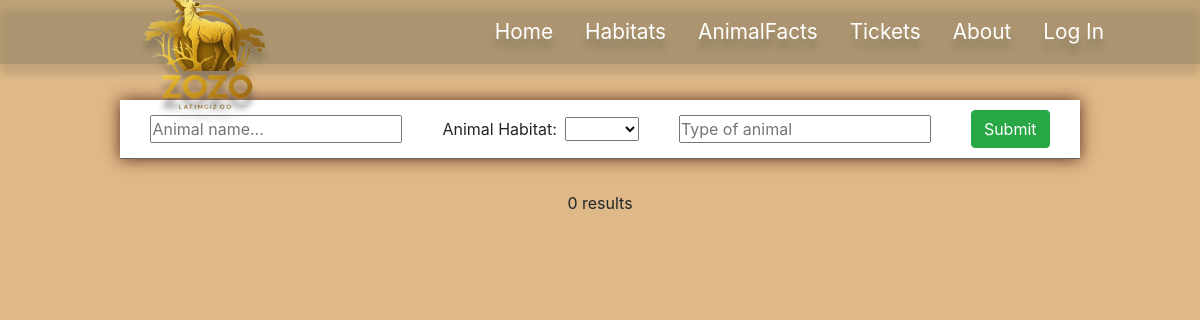
The page /pages/animals-user.php?name=Tringa on the database as committed earlier.
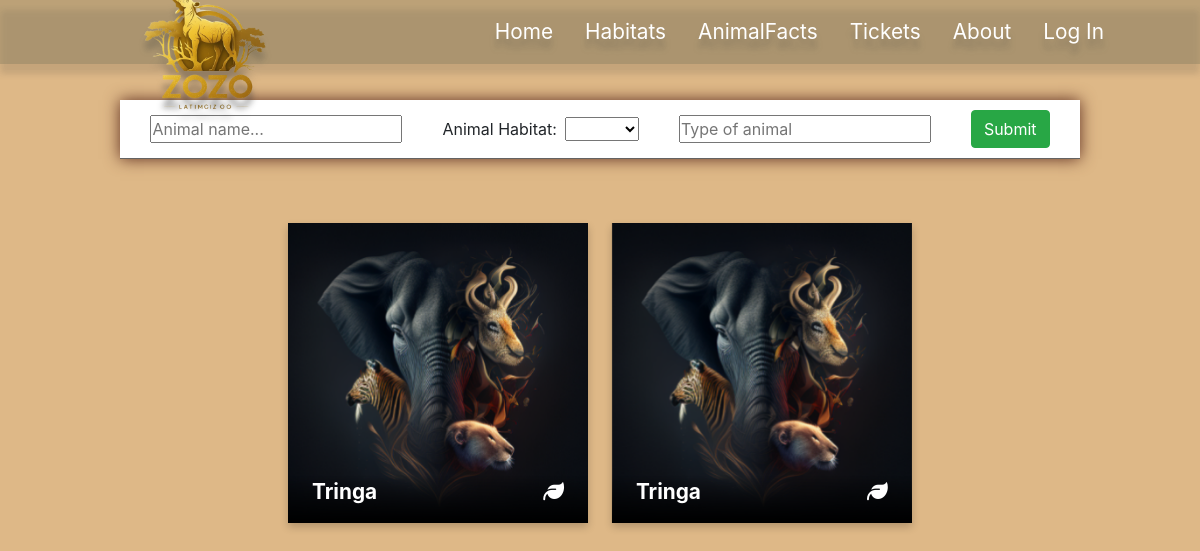
The same page on the database as committed later.
### tables this page shows
CREATE TABLE `animals` (
  `id` int(11) NOT NULL,
  `name` varchar(30) NOT NULL,
  `type` varchar(30) NOT NULL,
  `age` int(11) NOT NULL,
  `description` text NOT NULL,
  `habitat` varchar(20) NOT NULL,
  `vet_help` int(11) NOT NULL,
  `food_time` varchar(25) NOT NULL,
  `water_time` varchar(25) NOT NULL,
  `clean_time` int(11) NOT NULL
);

### pages/animals-user.php (the view, shortened to what the changed rows need)
<!DOCTYPE html>
<html lang="en">
<head>
    <link rel="stylesheet" href="https://cdn.jsdelivr.net/npm/bootstrap@4.0.0/dist/css/bootstrap.min.css">
    <link rel="stylesheet" href="../style.css">
</head>
<body id="animals-user-body" style="background-color: burlywood;">
    <div class="animals_panel" id="topOfPage">
        <div class="animals-main-panel">
            <form class="search-bar" action="" method="get" autocomplete="off">
                <div style="display: flex; align-items: center;">
                </div>
                <div>
                </div>
                <input class="btn btn-success" type="submit" value="Submit">
            </form>
            <div class="results">
                <?php
                    $servername = "localhost";
                    $username = "root";
                    $password = "";
                    $conn = mysqli_connect($servername, $username, $password, 'zoo');
                    function addCard($id, $animalName, $habitat, $animalType, $animalAge, $description){
                        switch($habitat){
                            case "Jungle":
                                $icon = '<i class="fa-solid fa-leaf"></i>';
                                break;
                        }
                        echo <<<"EOD"
                        <a id="linkNr$id" class="card-container" href="viewAnimal.php?id=$id" style="align-items:center; margin-top: 0;">
                            <div class="flip-card">
                                <div class="flip-card-inner">
                                    <div class="flip-card-front">
                                        <div class="overtext">
                                            <p><strong>$animalName</strong></p>
                                            <p class="habitat-icon">$icon</p>
                                        </div>
                                        <img class="flipcard-image" src="../media/flipcard_sample.png">
                                    </div>
                                    <div class="flip-card-back">
                                        <div class="flipback-header">
                                            <div class="name">
                                                <div style="font-size: 1.5rem; margin-bottom: -5px;"><strong>$animalName</strong></div>
                                                <div class="type-kitty">$animalType</div>
                                            </div>
                                            <div class="age">
                                                <div class="age-nr"><strong>$animalAge</strong></div>
                                                <div class="yrs">years old</div>
                                            </div>
                                        </div>
                                        <div class="flipback-rest">
                                            <p>From the $habitat</p>
                                            <p>$description</p>
                                        </div>
                                    </div>
                                </div>
                            </div>
                        </a>
                        EOD;
                    }
                    $sql = 'SELECT * FROM animals ';
                    if(isset($_GET['name'])) {
                        $name = $_GET['name'];
                        $sql = $sql . "WHERE name LIKE '%$name%'";
                    }
                    $result = mysqli_query($conn, $sql);
                    if (mysqli_num_rows($result) > 0) {
                        while ($row = mysqli_fetch_assoc($result)) {
                            addCard($row['id'], $row['name'], $row['habitat'], $row['type'], $row['age'], $row['description']);
                        }
                    }else{
                        echo "0 results";
                    }
                ?>
            </div>
            <br><br>
            <br>
        </div>
    </div>
</body>
</html>

Rows that differ between the two databases and show on the page:
added animals: name "Tringa", habitat "Jungle" (drawn)
added animals: name "Tringa", habitat "Jungle" (drawn)
Other text that changed with them:
text no longer shown: "0 results"
